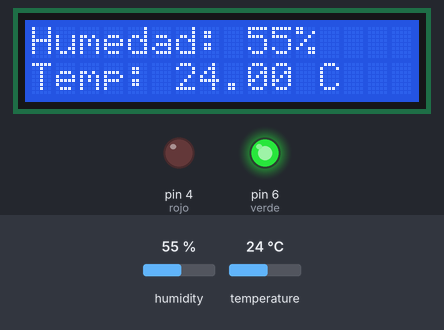
A sketch run on a simulated Arduino Uno, built with avr-gcc and run on an emulated ATmega328P. On the bench: 16×2 character LCD, output pins drawn as LEDs (lit = HIGH). The inputs (shaded band) are chosen by the test bench; at power-on: temperature 24 °C, humidity 55 %.

Above: at 1.2 s.
1.3 s: temperature set to 14 °C
At 3.4 s:
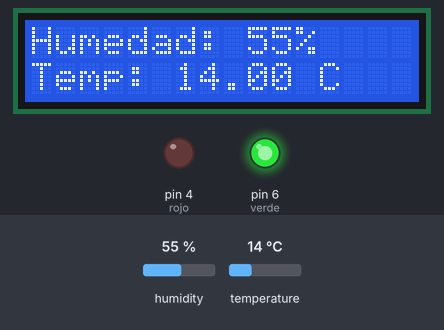
7.5 s: temperature set to 11 °C
At 9.7 s:
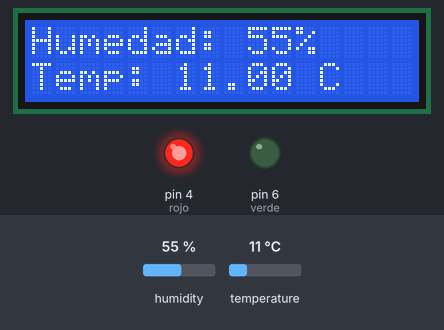
10.4 s: humidity set to 22 %
At 11.4 s:
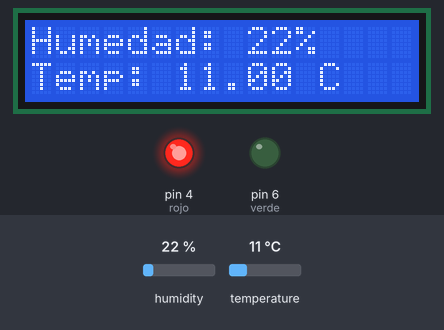
13.3 s: humidity set to 40 %
At 16.0 s:
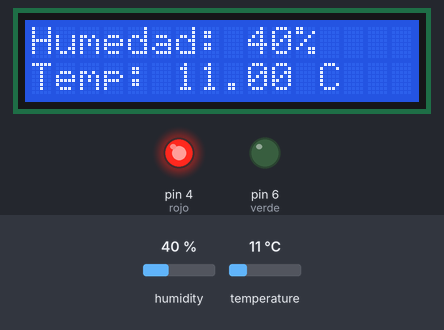
Timing chart, 0 to 17.5 s (numbered marks = the images above; inputs shaded):
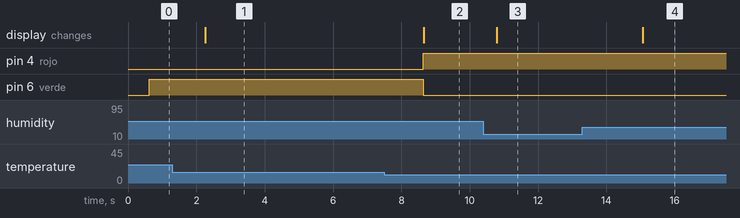

Measured:
- the behaviour switches between 13 and 12 °C on temperature (found by bisection; images 1 and 2)
- after the input at 1.3 s, the display: changes after 0.95 s (image 1)
- after the input at 7.5 s, pin 4 (rojo): LOW → HIGH after 1.1 s; pin 6 (verde): HIGH → LOW after 1.1 s; the display: changes after 1.2 s (image 2)
- after the input at 10.4 s, the display: changes after 0.40 s (image 3)
- after the input at 13.3 s, the display: changes after 1.8 s (image 4)

The sketch:

SensorTempConPantalla.ino
```cpp
#include <DHT.h>
#include <DHT_U.h>
#include <LiquidCrystal_I2C.h>

 LiquidCrystal_I2C lcd (0x27, 2, 1, 0, 4, 5, 6, 7);
#define Type DHT11
 int dhtPin = 2;
 DHT HT(dhtPin, Type);
 int humidity;
 float tempC;
 float tempF;
 int dt (500);
 int rojo = 4;
 int verde = 6;

void setup() {
  Serial.begin(9600);
  HT.begin();
  pinMode(rojo,OUTPUT);
  pinMode(verde,OUTPUT);
  lcd.setBacklightPin(3, POSITIVE);
  lcd.setBacklight(HIGH);
  lcd.begin(16, 2);
  lcd.clear();

}

void loop() {
 lcd.clear();
 humidity = HT.readHumidity();
 tempC = HT.readTemperature();
 lcd.setCursor(0, 0);
 lcd.print("Humedad: ");
 lcd.print(humidity);
 lcd.print("%");
 lcd.setCursor(0,1);
 lcd.print("Temp: ");
 lcd.print(tempC);
 lcd.print(" C");
 delay(dt);
 if(HT.readTemperature()>12){
  digitalWrite(verde,HIGH);
  digitalWrite(rojo,LOW);
 }
 if(HT.readTemperature()<=12){
  digitalWrite(rojo,HIGH);
  digitalWrite(verde,LOW);
 }
}
```
